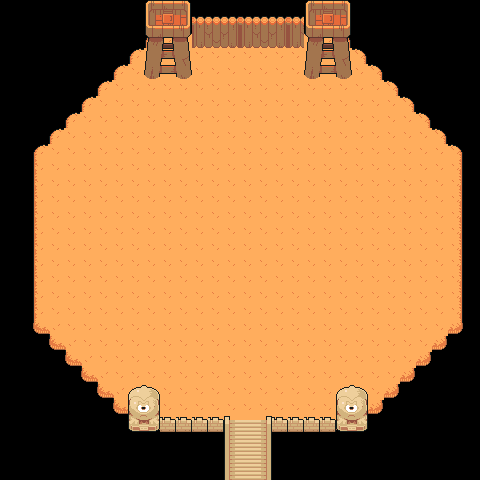

This is a level from a 2D game, rendered from its Tiled map with the project's own tilesets. A one-line summary and the complete map file follow:
An orthogonal 30x30 tile map with 16x16 px tiles, 3 tile layers (floor, deco, deco2), 2 tilesets and 5 objects (exit_bossrue, spawn_bossrue, player, boss_path1, boss_path2).

<map version="1.9" tiledversion="1.9.2" orientation="orthogonal" renderorder="right-down" width="30" height="30" tilewidth="16" tileheight="16" infinite="0" nextlayerid="6" nextobjectid="6">
 <tileset firstgid="1" source="Backgrounds/tileset_filed.tsx" />
 <tileset firstgid="31" source="Backgrounds/rue_dangereuse.tsx" />
 <layer id="1" name="floor" width="30" height="30">
  <data encoding="csv">
0,0,0,0,0,0,0,0,0,0,0,0,0,0,0,0,0,0,0,0,0,0,0,0,0,0,0,0,0,0,
0,0,0,0,0,0,0,0,0,0,0,0,0,0,0,0,0,0,0,0,0,0,0,0,0,0,0,0,0,0,
0,0,0,0,0,0,0,0,0,1,2,2,2,2,2,2,2,2,2,2,2,3,0,0,0,0,0,0,0,0,
0,0,0,0,0,0,0,0,1,7,7,7,7,7,7,7,7,7,7,7,7,7,3,0,0,0,0,0,0,0,
0,0,0,0,0,0,0,1,7,7,7,7,7,7,7,7,7,7,7,7,7,7,7,3,0,0,0,0,0,0,
0,0,0,0,0,0,1,7,7,7,7,7,7,7,7,7,7,7,7,7,7,7,7,7,3,0,0,0,0,0,
0,0,0,0,0,1,7,7,7,7,7,7,7,7,7,7,7,7,7,7,7,7,7,7,7,3,0,0,0,0,
0,0,0,0,1,7,7,7,7,7,7,7,7,7,7,7,7,7,7,7,7,7,7,7,7,7,3,0,0,0,
0,0,0,1,7,7,7,7,7,7,7,7,7,7,7,7,7,7,7,7,7,7,7,7,7,7,7,3,0,0,
0,0,1,7,7,7,7,7,7,7,7,7,7,7,7,7,7,7,7,7,7,7,7,7,7,7,7,7,3,0,
0,0,6,7,7,7,7,7,7,7,7,7,7,7,7,7,7,7,7,7,7,7,7,7,7,7,7,7,8,0,
0,0,6,7,7,7,7,7,7,7,7,7,7,7,7,7,7,7,7,7,7,7,7,7,7,7,7,7,8,0,
0,0,6,7,7,7,7,7,7,7,7,7,7,7,7,7,7,7,7,7,7,7,7,7,7,7,7,7,8,0,
0,0,6,7,7,7,7,7,7,7,7,7,7,7,7,7,7,7,7,7,7,7,7,7,7,7,7,7,8,0,
0,0,6,7,7,7,7,7,7,7,7,7,7,7,7,7,7,7,7,7,7,7,7,7,7,7,7,7,8,0,
0,0,6,7,7,7,7,7,7,7,7,7,7,7,7,7,7,7,7,7,7,7,7,7,7,7,7,7,8,0,
0,0,6,7,7,7,7,7,7,7,7,7,7,7,7,7,7,7,7,7,7,7,7,7,7,7,7,7,8,0,
0,0,6,7,7,7,7,7,7,7,7,7,7,7,7,7,7,7,7,7,7,7,7,7,7,7,7,7,8,0,
0,0,6,7,7,7,7,7,7,7,7,7,7,7,7,7,7,7,7,7,7,7,7,7,7,7,7,7,8,0,
0,0,6,7,7,7,7,7,7,7,7,7,7,7,7,7,7,7,7,7,7,7,7,7,7,7,7,7,8,0,
0,0,11,9,7,7,7,7,7,7,7,7,7,7,7,7,7,7,7,7,7,7,7,7,7,7,7,7,13,0,
0,0,0,11,9,7,7,7,7,7,7,7,7,7,7,7,7,7,7,7,7,7,7,7,7,7,7,13,0,0,
0,0,0,0,11,9,7,7,7,7,7,7,7,7,7,7,7,7,7,7,7,7,7,7,7,7,13,0,0,0,
0,0,0,0,0,11,9,7,7,7,7,7,7,7,7,7,7,7,7,7,7,7,7,7,7,13,0,0,0,0,
0,0,0,0,0,0,11,9,7,7,7,7,7,7,7,7,7,7,7,7,7,7,7,7,13,0,0,0,0,0,
0,0,0,0,0,0,0,11,9,7,7,7,7,7,7,7,7,7,7,7,7,7,7,13,0,0,0,0,0,0,
0,0,0,0,0,0,0,0,11,12,12,12,12,12,12,12,12,12,12,12,12,12,13,0,0,0,0,0,0,0,
0,0,0,0,0,0,0,0,0,0,0,0,0,0,0,0,0,0,0,0,0,0,0,0,0,0,0,0,0,0,
0,0,0,0,0,0,0,0,0,0,0,0,0,0,0,0,0,0,0,0,0,0,0,0,0,0,0,0,0,0,
0,0,0,0,0,0,0,0,0,0,0,0,0,0,0,0,0,0,0,0,0,0,0,0,0,0,0,0,0,0
</data>
 </layer>
 <layer id="2" name="deco" width="30" height="30">
  <data encoding="csv">
0,0,0,0,0,0,0,0,0,245,246,247,0,0,0,0,0,0,0,245,246,247,0,0,0,0,0,0,0,0,
0,0,0,0,0,0,0,0,0,278,279,280,449,450,451,449,450,451,449,278,279,280,0,0,0,0,0,0,0,0,
0,0,0,0,0,0,0,0,0,311,312,313,482,483,484,482,483,484,482,311,312,313,0,0,0,0,0,0,0,0,
0,0,0,0,0,0,0,0,0,344,345,346,0,0,0,0,0,0,0,344,345,346,0,0,0,0,0,0,0,0,
0,0,0,0,0,0,0,0,0,377,378,379,0,0,0,0,0,0,0,377,378,379,0,0,0,0,0,0,0,0,
0,0,0,0,0,0,0,0,0,0,0,0,0,0,0,0,0,0,0,0,0,0,0,0,0,0,0,0,0,0,
0,0,0,0,0,0,0,0,0,0,0,0,0,0,0,0,0,0,0,0,0,0,0,0,0,0,0,0,0,0,
0,0,0,0,0,0,0,0,0,0,0,0,0,0,0,0,0,0,0,0,0,0,0,0,0,0,0,0,0,0,
0,0,0,0,0,0,0,0,0,0,0,0,0,0,0,0,0,0,0,0,0,0,0,0,0,0,0,0,0,0,
0,0,0,0,0,0,0,0,0,0,0,0,0,0,0,0,0,0,0,0,0,0,0,0,0,0,0,0,0,0,
0,0,0,0,0,0,0,0,0,0,0,0,0,0,0,0,0,0,0,0,0,0,0,0,0,0,0,0,0,0,
0,0,0,0,0,0,0,0,0,0,0,0,0,0,0,0,0,0,0,0,0,0,0,0,0,0,0,0,0,0,
0,0,0,0,0,0,0,0,0,0,0,0,0,0,0,0,0,0,0,0,0,0,0,0,0,0,0,0,0,0,
0,0,0,0,0,0,0,0,0,0,0,0,0,0,0,0,0,0,0,0,0,0,0,0,0,0,0,0,0,0,
0,0,0,0,0,0,0,0,0,0,0,0,0,0,0,0,0,0,0,0,0,0,0,0,0,0,0,0,0,0,
0,0,0,0,0,0,0,0,0,0,0,0,0,0,0,0,0,0,0,0,0,0,0,0,0,0,0,0,0,0,
0,0,0,0,0,0,0,0,0,0,0,0,0,0,0,0,0,0,0,0,0,0,0,0,0,0,0,0,0,0,
0,0,0,0,0,0,0,0,0,0,0,0,0,0,0,0,0,0,0,0,0,0,0,0,0,0,0,0,0,0,
0,0,0,0,0,0,0,0,0,0,0,0,0,0,0,0,0,0,0,0,0,0,0,0,0,0,0,0,0,0,
0,0,0,0,0,0,0,0,0,0,0,0,0,0,0,0,0,0,0,0,0,0,0,0,0,0,0,0,0,0,
0,0,0,0,0,0,0,0,0,0,0,0,0,0,0,0,0,0,0,0,0,0,0,0,0,0,0,0,0,0,
0,0,0,0,0,0,0,0,0,0,0,0,0,0,0,0,0,0,0,0,0,0,0,0,0,0,0,0,0,0,
0,0,0,0,0,0,0,0,0,0,0,0,0,0,0,0,0,0,0,0,0,0,0,0,0,0,0,0,0,0,
0,0,0,0,0,0,0,0,0,0,0,0,0,0,0,0,0,0,0,0,0,0,0,0,0,0,0,0,0,0,
0,0,0,0,0,0,0,0,0,0,0,0,0,0,0,0,0,0,0,0,0,0,0,0,0,0,0,0,0,0,
0,0,0,0,0,0,0,0,0,0,0,0,0,0,0,0,0,0,0,0,0,0,0,0,0,0,0,0,0,0,
0,0,0,0,0,0,0,0,0,0,0,0,0,0,0,0,0,0,0,0,0,0,0,0,0,0,0,0,0,0,
0,0,0,0,0,0,0,0,0,0,0,0,0,0,0,0,0,0,0,0,0,0,0,0,0,0,0,0,0,0,
0,0,0,0,0,0,0,0,0,0,0,0,0,0,0,0,0,0,0,0,0,0,0,0,0,0,0,0,0,0,
0,0,0,0,0,0,0,0,0,0,0,0,0,0,0,0,0,0,0,0,0,0,0,0,0,0,0,0,0,0
</data>
 </layer>
 <layer id="3" name="deco2" width="30" height="30">
  <data encoding="csv">
0,0,0,0,0,0,0,0,0,0,0,0,0,0,0,0,0,0,0,0,0,0,0,0,0,0,0,0,0,0,
0,0,0,0,0,0,0,0,0,0,0,0,0,0,0,0,0,0,0,0,0,0,0,0,0,0,0,0,0,0,
0,0,0,0,0,0,0,0,0,0,0,0,0,0,0,0,0,0,0,0,0,0,0,0,0,0,0,0,0,0,
0,0,0,0,0,0,0,0,0,0,0,0,0,0,0,0,0,0,0,0,0,0,0,0,0,0,0,0,0,0,
0,0,0,0,0,0,0,0,0,0,0,0,0,0,0,0,0,0,0,0,0,0,0,0,0,0,0,0,0,0,
0,0,0,0,0,0,0,0,0,0,0,0,0,0,0,0,0,0,0,0,0,0,0,0,0,0,0,0,0,0,
0,0,0,0,0,0,0,0,0,0,0,0,0,0,0,0,0,0,0,0,0,0,0,0,0,0,0,0,0,0,
0,0,0,0,0,0,0,0,0,0,0,0,0,0,0,0,0,0,0,0,0,0,0,0,0,0,0,0,0,0,
0,0,0,0,0,0,0,0,0,0,0,0,0,0,0,0,0,0,0,0,0,0,0,0,0,0,0,0,0,0,
0,0,0,0,0,0,0,0,0,0,0,0,0,0,0,0,0,0,0,0,0,0,0,0,0,0,0,0,0,0,
0,0,0,0,0,0,0,0,0,0,0,0,0,0,0,0,0,0,0,0,0,0,0,0,0,0,0,0,0,0,
0,0,0,0,0,0,0,0,0,0,0,0,0,0,0,0,0,0,0,0,0,0,0,0,0,0,0,0,0,0,
0,0,0,0,0,0,0,0,0,0,0,0,0,0,0,0,0,0,0,0,0,0,0,0,0,0,0,0,0,0,
0,0,0,0,0,0,0,0,0,0,0,0,0,0,0,0,0,0,0,0,0,0,0,0,0,0,0,0,0,0,
0,0,0,0,0,0,0,0,0,0,0,0,0,0,0,0,0,0,0,0,0,0,0,0,0,0,0,0,0,0,
0,0,0,0,0,0,0,0,0,0,0,0,0,0,0,0,0,0,0,0,0,0,0,0,0,0,0,0,0,0,
0,0,0,0,0,0,0,0,0,0,0,0,0,0,0,0,0,0,0,0,0,0,0,0,0,0,0,0,0,0,
0,0,0,0,0,0,0,0,0,0,0,0,0,0,0,0,0,0,0,0,0,0,0,0,0,0,0,0,0,0,
0,0,0,0,0,0,0,0,0,0,0,0,0,0,0,0,0,0,0,0,0,0,0,0,0,0,0,0,0,0,
0,0,0,0,0,0,0,0,0,0,0,0,0,0,0,0,0,0,0,0,0,0,0,0,0,0,0,0,0,0,
0,0,0,0,0,0,0,0,0,0,0,0,0,0,0,0,0,0,0,0,0,0,0,0,0,0,0,0,0,0,
0,0,0,0,0,0,0,0,0,0,0,0,0,0,0,0,0,0,0,0,0,0,0,0,0,0,0,0,0,0,
0,0,0,0,0,0,0,0,0,0,0,0,0,0,0,0,0,0,0,0,0,0,0,0,0,0,0,0,0,0,
0,0,0,0,0,0,0,0,0,0,0,0,0,0,0,0,0,0,0,0,0,0,0,0,0,0,0,0,0,0,
0,0,0,0,0,0,0,0,527,528,0,0,0,0,0,0,0,0,0,0,0,527,528,0,0,0,0,0,0,0,
0,0,0,0,0,0,0,0,560,561,0,0,0,0,0,0,0,0,0,0,0,560,561,0,0,0,0,0,0,0,
0,0,0,0,0,0,0,0,593,594,338,338,338,338,536,537,538,338,338,338,338,593,594,0,0,0,0,0,0,0,
0,0,0,0,0,0,0,0,0,0,0,0,0,0,569,570,571,0,0,0,0,0,0,0,0,0,0,0,0,0,
0,0,0,0,0,0,0,0,0,0,0,0,0,0,569,570,571,0,0,0,0,0,0,0,0,0,0,0,0,0,
0,0,0,0,0,0,0,0,0,0,0,0,0,0,569,570,571,0,0,0,0,0,0,0,0,0,0,0,0,0
</data>
 </layer>
 <objectgroup id="4" name="Objects">
  <object id="1" name="exit_bossrue" x="224.357" y="461.621" width="45.486" height="16.5962" />
  <object id="2" name="spawn_bossrue" x="252.017" y="410.603">
   <point />
  </object>
  <object id="3" name="player" x="232.347" y="415.521">
   <point />
  </object>
 </objectgroup>
 <objectgroup id="5" name="NPCPaths">
  <object id="4" name="boss_path1" x="192" y="272" width="16" height="16" />
  <object id="5" name="boss_path2" x="288" y="272" width="16" height="16" />
 </objectgroup>
</map>
